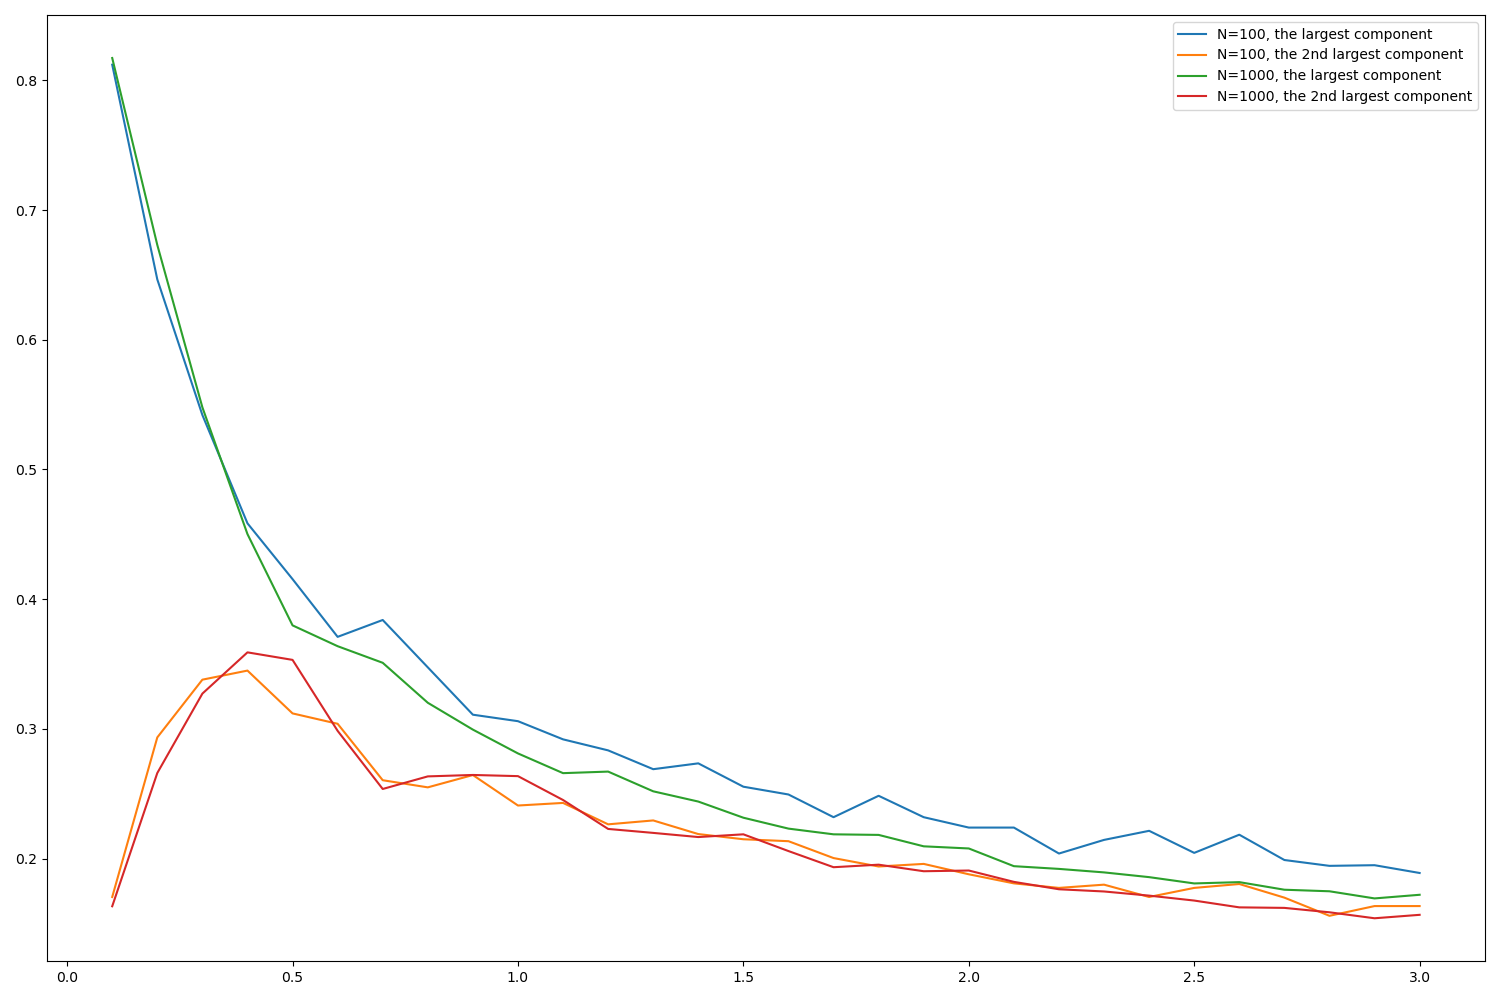

This figure's Python source:
import networkx as nx
import matplotlib.pyplot as plt
import numpy as np
import statistics
np.random.seed(1234)

num_realizations = 20
N1 = 100
N2 = 1000
Ns = [N1, N2]
zs = np.arange(0.1, 3.1, 0.1)


# noinspection DuplicatedCode
def degree_distribution(ger):
    vk = dict(ger.degree())
    vk = list(vk.values())
    max_k = np.max(vk)
    k_values = np.arange(0, max_k+1)
    p_k = np.zeros(max_k+1)
    for k in vk:
        p_k[k] = p_k[k] + 1
    p_k = p_k / sum(p_k)
    return k_values, p_k


plt.figure(figsize=(15, 10))

for N in Ns:
    largest1 = []
    largest2 = []

    for z in zs:
        p = z / N
        largest1_realization = np.empty((num_realizations,))
        largest2_realization = np.empty((num_realizations,))
        
        for i in range(num_realizations):
            G = nx.gnp_random_graph(N, p, directed=True)
            ks, Pk = degree_distribution(G)
            Pk = list(Pk)
            Pk.sort(reverse=True)
            largest1_realization[i] = Pk[0]
            largest2_realization[i] = Pk[1]
        
        largest1.append(statistics.mean(largest1_realization))
        largest2.append(statistics.mean(largest2_realization))

    plt.plot(zs, largest1, label="N=%d, the largest component" % N)
    plt.plot(zs, largest2, label="N=%d, the 2nd largest component" % N)

plt.legend()
plt.tight_layout()
plt.savefig("Q3-3-A.png")
